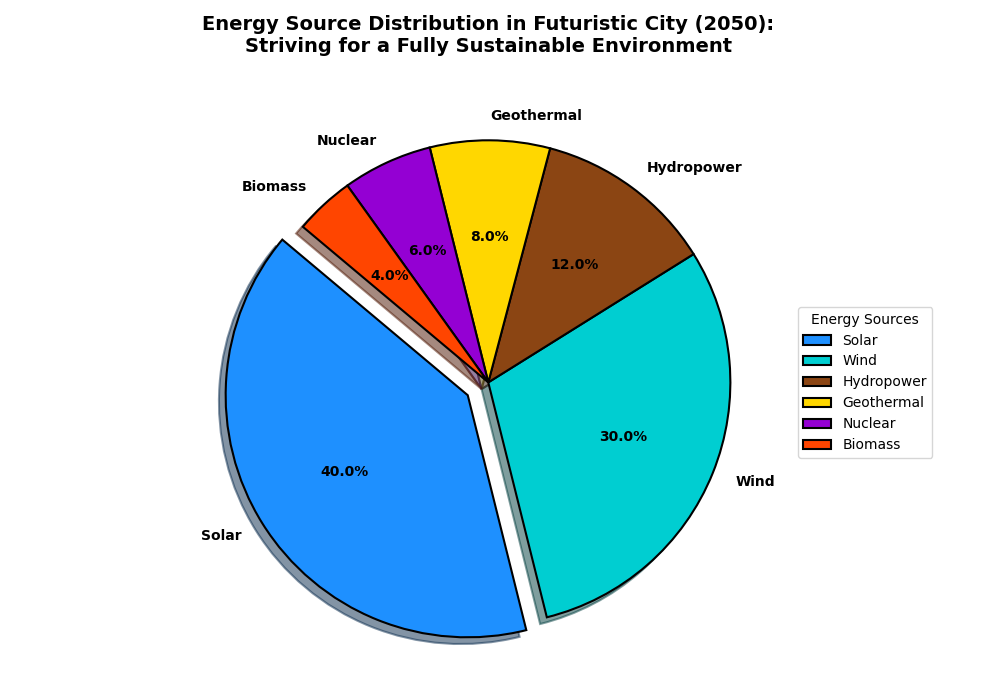

Python code for this plot:
import matplotlib.pyplot as plt
import numpy as np

# Data for the pie chart
energy_sources = ['Solar', 'Wind', 'Hydropower', 'Geothermal', 'Nuclear', 'Biomass']
energy_percentages = [40, 30, 12, 8, 6, 4]

# Shuffled colors for the energy sources
colors = ['#1E90FF', '#00CED1', '#8B4513', '#FFD700', '#9400D3', '#FF4500']

# Plotting the pie chart
fig, ax = plt.subplots(figsize=(10, 7), subplot_kw=dict(aspect='equal'))

# Creating the pie chart with a slight explosion for the 'Solar' slice to highlight it
explode = (0.1, 0, 0, 0, 0, 0)
wedges, texts, autotexts = ax.pie(
    energy_percentages,
    explode=explode,
    labels=energy_sources,
    autopct='%1.1f%%',
    startangle=140,
    colors=colors,
    wedgeprops=dict(edgecolor='black', linewidth=1.5),
    shadow=True
)

# Title with a narrative backstory
plt.title(
    "Energy Source Distribution in Futuristic City (2050):\n"
    "Striving for a Fully Sustainable Environment",
    fontsize=14, fontweight='bold', pad=20
)

# Customizing the appearance of the texts
plt.setp(autotexts, size=10, weight='bold', color='black')
plt.setp(texts, size=10, weight='bold')

# Adding a legend to the side
ax.legend(
    wedges, energy_sources,
    title="Energy Sources",
    loc="center left",
    bbox_to_anchor=(1, 0, 0.5, 1),
    fontsize=10
)

# Adjusting layout to prevent overlap
plt.tight_layout()

# Displaying the chart
plt.show()
